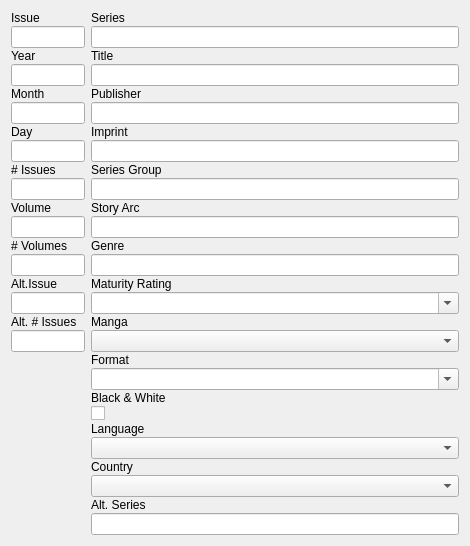
                <widget class="QWidget" name="scrollAreaWidgetContents">
                 <property name="enabled">
                  <bool>true</bool>
                 </property>
                 <property name="geometry">
                  <rect>
                   <x>0</x>
                   <y>0</y>
                   <width>470</width>
                   <height>520</height>
                  </rect>
                 </property>
                 <property name="sizePolicy">
                  <sizepolicy hsizetype="Expanding" vsizetype="Preferred">
                   <horstretch>0</horstretch>
                   <verstretch>0</verstretch>
                  </sizepolicy>
                 </property>
                 <property name="baseSize">
                  <size>
                   <width>0</width>
                   <height>0</height>
                  </size>
                 </property>
                 <property name="acceptDrops">
                  <bool>true</bool>
                 </property>
                 <layout class="QGridLayout" name="gridLayout_6">
                  <item row="0" column="0">
                   <layout class="QHBoxLayout" name="horizontalLayout_5" stretch="20,100">
                    <item>
                     <layout class="QFormLayout" name="formLayout_3">
                      <property name="fieldGrowthPolicy">
                       <enum>QFormLayout::FieldsStayAtSizeHint</enum>
                      </property>
                      <property name="rowWrapPolicy">
                       <enum>QFormLayout::WrapAllRows</enum>
                      </property>
                      <property name="labelAlignment">
                       <set>Qt::AlignRight|Qt::AlignTrailing|Qt::AlignVCenter</set>
                      </property>
                      <property name="horizontalSpacing">
                       <number>6</number>
                      </property>
                      <property name="verticalSpacing">
                       <number>1</number>
                      </property>
                      <item row="0" column="0">
                       <widget class="QLabel" name="label_4">
                        <property name="text">
                         <string>Issue</string>
                        </property>
                       </widget>
                      </item>
                      <item row="0" column="1">
                       <widget class="QLineEdit" name="leIssueNum">
                        <property name="acceptDrops">
                         <bool>false</bool>
                        </property>
                       </widget>
                      </item>
                      <item row="1" column="0">
                       <widget class="QLabel" name="label_6">
                        <property name="text">
                         <string>Year</string>
                        </property>
                       </widget>
                      </item>
                      <item row="1" column="1">
                       <widget class="QLineEdit" name="lePubYear">
                        <property name="sizePolicy">
                         <sizepolicy hsizetype="Expanding" vsizetype="Fixed">
                          <horstretch>0</horstretch>
                          <verstretch>0</verstretch>
                         </sizepolicy>
                        </property>
                        <property name="maximumSize">
                         <size>
                          <width>16777215</width>
                          <height>16777215</height>
                         </size>
                        </property>
                        <property name="acceptDrops">
                         <bool>false</bool>
                        </property>
                        <property name="inputMethodHints">
                         <set>Qt::ImhDigitsOnly</set>
                        </property>
                       </widget>
                      </item>
                      <item row="2" column="0">
                       <widget class="QLabel" name="label_35">
                        <property name="text">
                         <string>Month</string>
                        </property>
                       </widget>
                      </item>
                      <item row="2" column="1">
                       <widget class="QLineEdit" name="lePubMonth">
                        <property name="sizePolicy">
                         <sizepolicy hsizetype="Expanding" vsizetype="Fixed">
                          <horstretch>0</horstretch>
                          <verstretch>0</verstretch>
                         </sizepolicy>
                        </property>
                        <property name="maximumSize">
                         <size>
                          <width>16777215</width>
                          <height>16777215</height>
                         </size>
                        </property>
                        <property name="acceptDrops">
                         <bool>false</bool>
                        </property>
                        <property name="inputMethodHints">
                         <set>Qt::ImhDigitsOnly</set>
                        </property>
                       </widget>
                      </item>
                      <item row="3" column="0">
                       <widget class="QLabel" name="lblDay">
                        <property name="text">
                         <string>Day</string>
                        </property>
                       </widget>
                      </item>
                      <item row="3" column="1">
                       <widget class="QLineEdit" name="lePubDay">
                        <property name="sizePolicy">
                         <sizepolicy hsizetype="Expanding" vsizetype="Fixed">
                          <horstretch>0</horstretch>
                          <verstretch>0</verstretch>
                         </sizepolicy>
                        </property>
                        <property name="maximumSize">
                         <size>
                          <width>16777215</width>
                          <height>16777215</height>
                         </size>
                        </property>
                        <property name="acceptDrops">
                         <bool>false</bool>
                        </property>
                        <property name="inputMethodHints">
                         <set>Qt::ImhDigitsOnly</set>
                        </property>
                       </widget>
                      </item>
                      <item row="4" column="0">
                       <widget class="QLabel" name="label_5">
                        <property name="text">
                         <string># Issues</string>
                        </property>
                       </widget>
                      </item>
                      <item row="4" column="1">
                       <widget class="QLineEdit" name="leIssueCount">
                        <property name="acceptDrops">
                         <bool>false</bool>
                        </property>
                        <property name="inputMethodHints">
                         <set>Qt::ImhDigitsOnly</set>
                        </property>
                       </widget>
                      </item>
                      <item row="5" column="0">
                       <widget class="QLabel" name="label_9">
                        <property name="text">
                         <string>Volume</string>
                        </property>
                       </widget>
                      </item>
                      <item row="5" column="1">
                       <widget class="QLineEdit" name="leVolumeNum">
                        <property name="acceptDrops">
                         <bool>false</bool>
                        </property>
                       </widget>
                      </item>
                      <item row="6" column="0">
                       <widget class="QLabel" name="label_12">
                        <property name="text">
                         <string># Volumes</string>
                        </property>
                       </widget>
                      </item>
                      <item row="6" column="1">
                       <widget class="QLineEdit" name="leVolumeCount">
                        <property name="acceptDrops">
                         <bool>false</bool>
                        </property>
                        <property name="inputMethodHints">
                         <set>Qt::ImhDigitsOnly</set>
                        </property>
                       </widget>
                      </item>
                      <item row="7" column="0">
                       <widget class="QLabel" name="label_22">
                        <property name="text">
                         <string>Alt.Issue</string>
                        </property>
                       </widget>
                      </item>
                      <item row="7" column="1">
                       <widget class="QLineEdit" name="leAltIssueNum">
                        <property name="sizePolicy">
                         <sizepolicy hsizetype="Preferred" vsizetype="Fixed">
                          <horstretch>0</horstretch>
                          <verstretch>0</verstretch>
                         </sizepolicy>
                        </property>
                        <property name="acceptDrops">
                         <bool>false</bool>
                        </property>
                       </widget>
                      </item>
                      <item row="8" column="0">
                       <widget class="QLabel" name="label_23">
                        <property name="text">
                         <string>Alt. # Issues</string>
                        </property>
                       </widget>
                      </item>
                      <item row="8" column="1">
                       <widget class="QLineEdit" name="leAltIssueCount">
                        <property name="acceptDrops">
                         <bool>false</bool>
                        </property>
                       </widget>
                      </item>
                     </layout>
                    </item>
                    <item>
                     <layout class="QFormLayout" name="formLayout_2">
                      <property name="sizeConstraint">
                       <enum>QLayout::SetMinimumSize</enum>
                      </property>
                      <property name="fieldGrowthPolicy">
                       <enum>QFormLayout::AllNonFixedFieldsGrow</enum>
                      </property>
                      <property name="rowWrapPolicy">
                       <enum>QFormLayout::WrapAllRows</enum>
                      </property>
                      <property name="labelAlignment">
                       <set>Qt::AlignRight|Qt::AlignTrailing|Qt::AlignVCenter</set>
                      </property>
                      <property name="formAlignment">
                       <set>Qt::AlignLeading|Qt::AlignLeft|Qt::AlignTop</set>
                      </property>
                      <property name="horizontalSpacing">
                       <number>0</number>
                      </property>
                      <property name="verticalSpacing">
                       <number>1</number>
                      </property>
                      <item row="0" column="0">
                       <widget class="QLabel" name="label_2">
                        <property name="text">
                         <string>Series</string>
                        </property>
                       </widget>
                      </item>
                      <item row="0" column="1">
                       <widget class="QLineEdit" name="leSeries">
                        <property name="acceptDrops">
                         <bool>false</bool>
                        </property>
                       </widget>
                      </item>
                      <item row="1" column="0">
                       <widget class="QLabel" name="label_3">
                        <property name="text">
                         <string>Title</string>
                        </property>
                       </widget>
                      </item>
                      <item row="1" column="1">
                       <widget class="QLineEdit" name="leTitle">
                        <property name="acceptDrops">
                         <bool>false</bool>
                        </property>
                       </widget>
                      </item>
                      <item row="2" column="0">
                       <widget class="QLabel" name="label_8">
                        <property name="text">
                         <string>Publisher</string>
                        </property>
                       </widget>
                      </item>
                      <item row="2" column="1">
                       <widget class="QLineEdit" name="lePublisher">
                        <property name="acceptDrops">
                         <bool>false</bool>
                        </property>
                       </widget>
                      </item>
                      <item row="3" column="0">
                       <widget class="QLabel" name="label_10">
                        <property name="text">
                         <string>Imprint</string>
                        </property>
                       </widget>
                      </item>
                      <item row="3" column="1">
                       <widget class="QLineEdit" name="leImprint">
                        <property name="sizePolicy">
                         <sizepolicy hsizetype="Expanding" vsizetype="Expanding">
                          <horstretch>0</horstretch>
                          <verstretch>0</verstretch>
                         </sizepolicy>
                        </property>
                        <property name="acceptDrops">
                         <bool>false</bool>
                        </property>
                       </widget>
                      </item>
                      <item row="4" column="0">
                       <widget class="QLabel" name="label_33">
                        <property name="text">
                         <string>Series Group</string>
                        </property>
                       </widget>
                      </item>
                      <item row="4" column="1">
                       <widget class="QLineEdit" name="leSeriesGroup">
                        <property name="acceptDrops">
                         <bool>false</bool>
                        </property>
                       </widget>
                      </item>
                      <item row="5" column="0">
                       <widget class="QLabel" name="label_25">
                        <property name="text">
                         <string>Story Arc</string>
                        </property>
                       </widget>
                      </item>
                      <item row="5" column="1">
                       <widget class="QLineEdit" name="leStoryArc">
                        <property name="acceptDrops">
                         <bool>false</bool>
                        </property>
                       </widget>
                      </item>
                      <item row="6" column="0">
                       <widget class="QLabel" name="label_24">
                        <property name="text">
                         <string>Genre</string>
                        </property>
                       </widget>
                      </item>
                      <item row="6" column="1">
                       <widget class="QLineEdit" name="leGenre">
                        <property name="acceptDrops">
                         <bool>false</bool>
                        </property>
                       </widget>
                      </item>
                      <item row="7" column="0">
                       <widget class="QLabel" name="label_18">
                        <property name="text">
                         <string>Maturity Rating</string>
                        </property>
                       </widget>
                      </item>
                      <item row="7" column="1">
                       <widget class="QComboBox" name="cbMaturityRating">
                        <property name="autoFillBackground">
                         <bool>false</bool>
                        </property>
                        <property name="editable">
                         <bool>true</bool>
                        </property>
                       </widget>
                      </item>
                      <item row="8" column="0">
                       <widget class="QLabel" name="label_31">
                        <property name="text">
                         <string>Manga</string>
                        </property>
                       </widget>
                      </item>
                      <item row="8" column="1">
                       <widget class="QComboBox" name="cbManga">
                        <property name="autoFillBackground">
                         <bool>false</bool>
                        </property>
                       </widget>
                      </item>
                      <item row="9" column="0">
                       <widget class="QLabel" name="label_26">
                        <property name="text">
                         <string>Format</string>
                        </property>
                       </widget>
                      </item>
                      <item row="9" column="1">
                       <widget class="QComboBox" name="cbFormat">
                        <property name="sizePolicy">
                         <sizepolicy hsizetype="Preferred" vsizetype="Maximum">
                          <horstretch>0</horstretch>
                          <verstretch>0</verstretch>
                         </sizepolicy>
                        </property>
                        <property name="editable">
                         <bool>true</bool>
                        </property>
                       </widget>
                      </item>
                      <item row="10" column="0">
                       <widget class="QLabel" name="label_32">
                        <property name="text">
                         <string>Black &amp; White</string>
                        </property>
                       </widget>
                      </item>
                      <item row="10" column="1">
                       <widget class="QCheckBox" name="cbBW">
                        <property name="layoutDirection">
                         <enum>Qt::LeftToRight</enum>
                        </property>
                        <property name="autoFillBackground">
                         <bool>false</bool>
                        </property>
                        <property name="text">
                         <string/>
                        </property>
                       </widget>
                      </item>
                      <item row="11" column="0">
                       <widget class="QLabel" name="label_13">
                        <property name="text">
                         <string>Language</string>
                        </property>
                       </widget>
                      </item>
                      <item row="11" column="1">
                       <widget class="QComboBox" name="cbLanguage">
                        <property name="sizePolicy">
                         <sizepolicy hsizetype="Preferred" vsizetype="Preferred">
                          <horstretch>0</horstretch>
                          <verstretch>0</verstretch>
                         </sizepolicy>
                        </property>
                       </widget>
                      </item>
                      <item row="12" column="0">
                       <widget class="QLabel" name="label_14">
                        <property name="text">
                         <string>Country</string>
                        </property>
                       </widget>
                      </item>
                      <item row="12" column="1">
                       <widget class="QComboBox" name="cbCountry">
                        <property name="sizePolicy">
                         <sizepolicy hsizetype="Preferred" vsizetype="Preferred">
                          <horstretch>0</horstretch>
                          <verstretch>0</verstretch>
                         </sizepolicy>
                        </property>
                       </widget>
                      </item>
                      <item row="13" column="0">
                       <widget class="QLabel" name="label_21">
                        <property name="text">
                         <string>Alt. Series</string>
                        </property>
                       </widget>
                      </item>
                      <item row="13" column="1">
                       <widget class="QLineEdit" name="leAltSeries">
                        <property name="acceptDrops">
                         <bool>false</bool>
                        </property>
                       </widget>
                      </item>
                     </layout>
                    </item>
                   </layout>
                  </item>
                 </layout>
                </widget>
